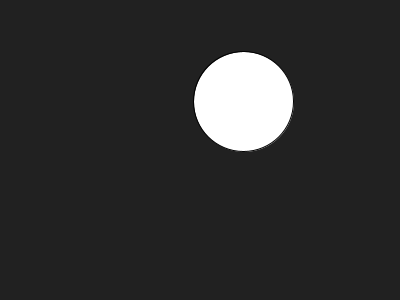
Frame 1 (no input)
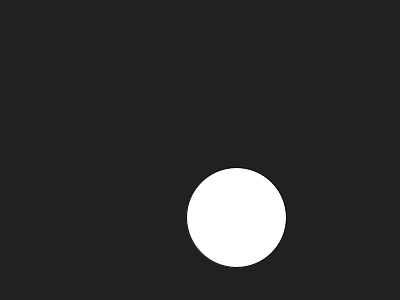
Frame 60 (the mouse pressed at the canvas centre just before this capture)
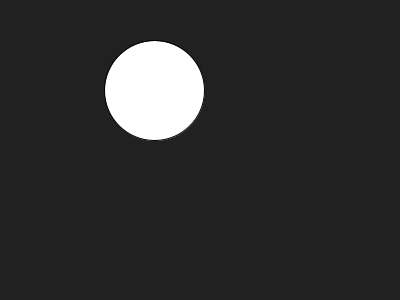
Frame 120 (the mouse held since frame 60 and released just before this capture)

The Processing sketch that drew these frames (run headless with seeded random() and noise(); from frame 60 on, the mouse is pressed at the canvas centre):

// Processing sketch: bouncingBall
// ── bouncingBall.pde
float xPos; 
float xDir = 1; // controls the direction
float xSpeed = 3.0; // controls the speed

float yPos; 
float yDir = 1; // controls the direction
float ySpeed = 3.0; // controls the speed

float rad = 50;

void setup() {
  size(400, 300); 
  xPos = random(rad, width-rad);
  yPos = random(rad, height-rad);
}

void draw() {
  background(33);
  ellipse(xPos, yPos, rad*2, rad*2);  
  xPos += xSpeed;
  yPos += ySpeed;

  if (xPos >= width-rad || xPos <= rad) { // if greater than width
    // change dir
    xDir *= -1;
    xSpeed = random(3.0, 5.0);
    xSpeed = xSpeed * xDir;
        if (xDir == 1) {
      xPos = rad+1;
    } else {
      xPos = width-rad -1;
    }
  }

  if (yPos >= height-rad || yPos <= rad) { // if greater than height or less than 0
    // change dir
    yDir *= -1;
    ySpeed = random(3.0, 5.0);
    ySpeed = ySpeed * yDir;
    if (yDir == 1) {
      yPos = rad+1;
    } else {
      yPos = height-rad -1;
    }
  }
}
